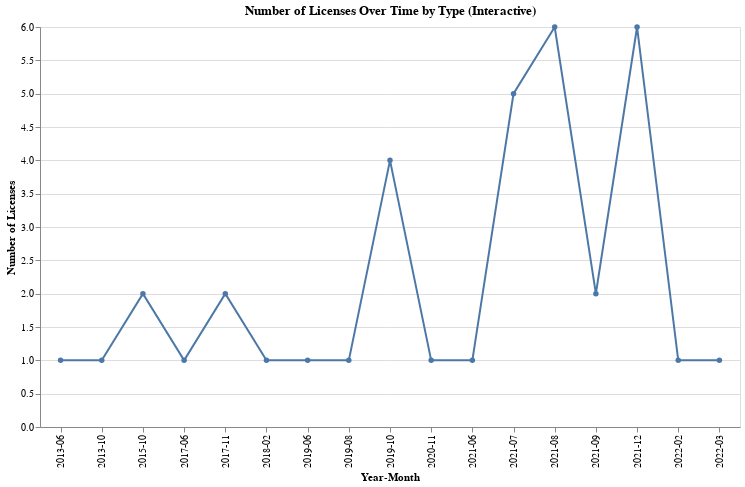

Notebook code for this chart:
### Code cell
# Reuse column names
type_col = [c for c in df.columns if 'type' in c][0]

# Aggregate monthly counts per license type
time_summary = (
    df.groupby(['year_month', type_col])
      .size()
      .reset_index(name='count')
      .dropna(subset=['year_month'])
)

# Create a selection parameter for dropdown
type_dropdown = alt.param(
    name='SelectedType',
    bind=alt.binding_select(
        options=sorted(time_summary[type_col].unique()),
        name='Select License Type: '
    ),
    value="COMM ASSOC MGR"
)

# Define the chart
chart2 = (
    alt.Chart(time_summary)
    .mark_line(point=True)
    .encode(
        x=alt.X('year_month:N', title='Year-Month'),
        y=alt.Y('count:Q', title='Number of Licenses'),
        color=alt.Color(f'{type_col}:N', legend=None),
        tooltip=['year_month', type_col, 'count']
    )
    .add_params(type_dropdown)
    .transform_filter(f"datum.{type_col} == SelectedType")
    .properties(
        title='Number of Licenses Over Time by Type (Interactive)',
        width=700,
        height=400
    )
)

chart2

### Figure 1 — Vega-Lite specification as saved in the notebook (floating-point values rounded to 4 significant figures; data arrays with more than 128 entries replaced by an {"elided": "..."} marker saying what was removed)
{"config": {"view": {"continuousWidth": 300, "continuousHeight": 300}}, "data": {"name": "data-47e88cdaa17e837beb2708367e05f5b4"}, "mark": {"type": "line", "point": true}, "encoding": {"color": {"field": "license_type", "legend": null, "type": "nominal"}, "tooltip": [{"field": "year_month", "type": "nominal"}, {"field": "license_type", "type": "nominal"}, {"field": "count", "type": "quantitative"}], "x": {"field": "year_month", "title": "Year-Month", "type": "nominal"}, "y": {"field": "count", "title": "Number of Licenses", "type": "quantitative"}}, "height": 400, "params": [{"name": "SelectedType", "bind": {"input": "select", "options": ["APPRAISAL", "ARCHITECT", "ATHLETIC TRAINER", "ATHLETICS", "AUCTIONEER", "CEMETERY OVERSIGHT", "CLIN PSYCHOLOGIST", "COLLECTION AGENCY", "COMM ASSOC MGR", "COSMO", "DENTAL", "DESIGN FIRM", "DETECT. DECEPTION", "DETECTIVE BOARD", "DIETETIC AND NUTRITION", "ENVIRON. HLTH PRACT", "FUNERAL AND EMBALMER", "GEOLOGY", "HME AND SERVICES PROV", "HOME INSPECTOR", "IDPR", "INTERIOR DESIGN", "LAND SURVEYOR BOARD", "LANDSCAPE ARCHITECT", "LIMITED LIABILITY CO", "MAR AND FAM THERAPIST", "MASSAGE LICENSING BD", "MEDICAL BOARD"], "name": "Select License Type: "}, "value": "COMM ASSOC MGR"}], "title": "Number of Licenses Over Time by Type (Interactive)", "transform": [{"filter": "datum.license_type == SelectedType"}], "width": 700, "$schema": "https://vega.github.io/schema/vega-lite/v5.20.1.json", "datasets": {"data-47e88cdaa17e837beb2708367e05f5b4": {"elided": "574 records"}}}
